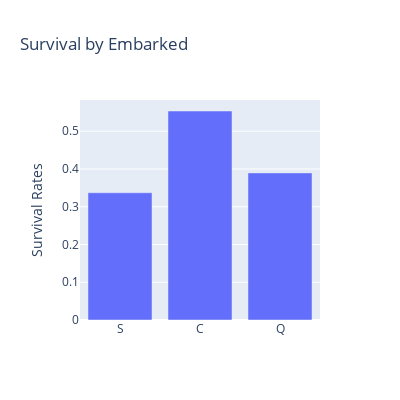

Notebook source saved alongside this figure:
### Markdown cell above
## Does Port of embarkation play a role?

### Code cell
S = titanic_df1["Survived"][titanic_df1["Embarked"] == "S"].value_counts(normalize = True)
C = titanic_df1["Survived"][titanic_df1["Embarked"] == "C"].value_counts(normalize = True)
Q = titanic_df1["Survived"][titanic_df1["Embarked"] == "Q"].value_counts(normalize = True)

# Survival by Embarked - Boxplot
x0 = ['S', 'C', 'Q']
y0 = [S[1], C[1], Q[1]]

data = [go.Bar(
        x=x0,
        y=y0
    )]
layout = go.Layout(autosize = False, width = 400, height = 400,
              yaxis = dict(title = 'Survival Rates'),
              title = 'Survival by Embarked')
fig5 = go.Figure(data = data, layout = layout)
fig5.show()

### Figure 1 — Plotly figure (JSON) as saved in the notebook; plotly's stock layout.template omitted (floating-point values rounded to 4 significant figures)
{"data": [{"type": "bar", "x": ["S", "C", "Q"], "y": [0.337, 0.5536, 0.3896]}], "layout": {"autosize": false, "height": 400, "title": {"text": "Survival by Embarked"}, "width": 400, "yaxis": {"title": {"text": "Survival Rates"}}}}
